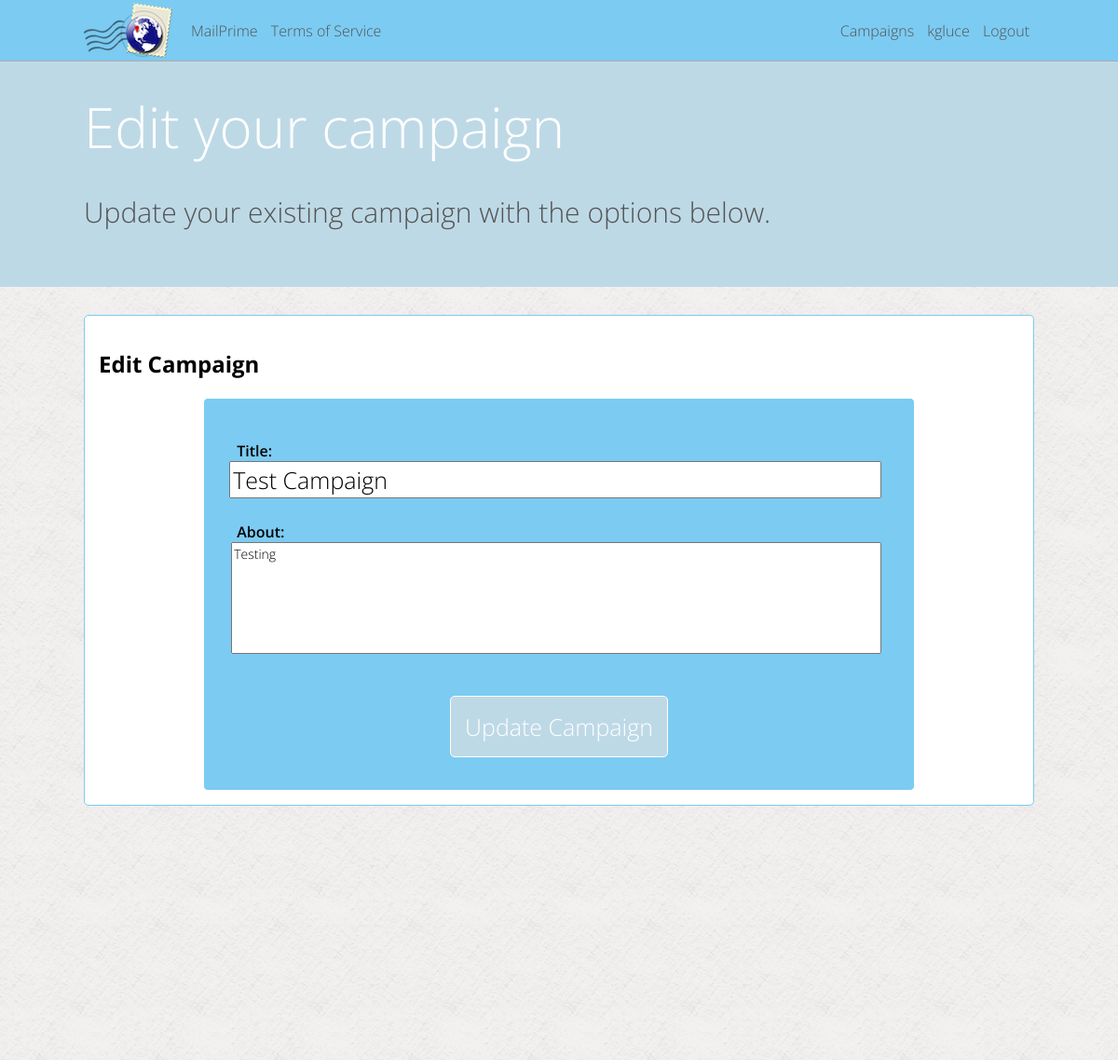
/kgluce/campaign-1/edit (signed in), run on an earlier commit of the app's database.
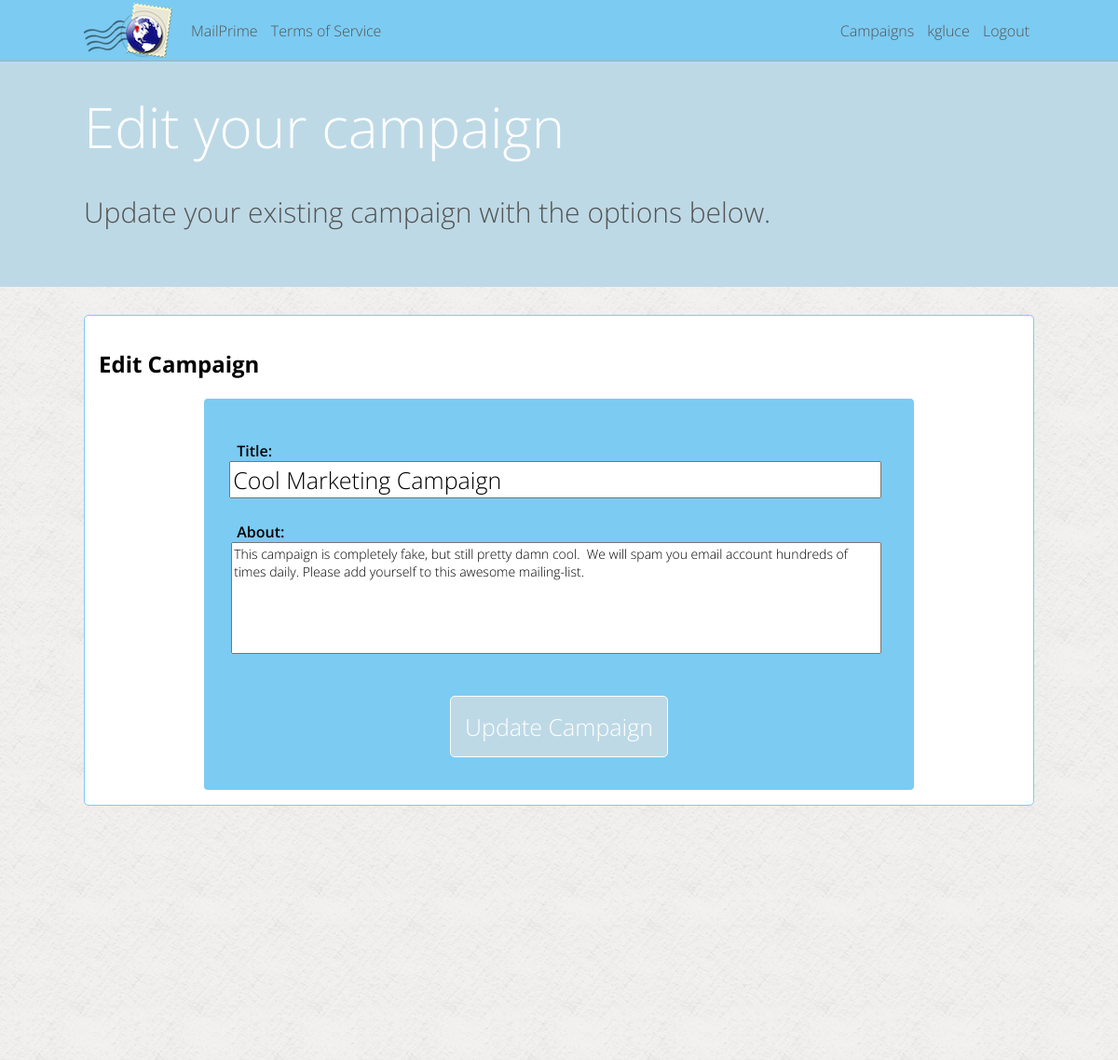
And on a later commit of the database.
### mailer/models.py (models this page shows, shortened)
class Campaign(models.Model):
	title = models.CharField(max_length=200)
	about = models.TextField()
	created_date = models.DateTimeField(auto_now_add=True, blank=True)
	updated_date = models.DateTimeField(auto_now=True)
	active = models.BooleanField(default=True)
	user = models.ForeignKey(User)

### mailer/campaign_views.py (the view, shortened to what this page needs)
# urls.py: url(r'^(\w+)/campaign-(\d+)/edit$', campaign_views.user_campaign_edit, name='user_campaign_edit'),
def user_campaign_edit(request, param_username, param_campaign_pk):
	page_vars = {"page_title": "Edit Campaign"}
	if current_user(request) and param_username == request.user.username:
		try:
			user_campaign = Campaign.objects.get(pk = param_campaign_pk)
		except Campaign.DoesNotExist:
			raise Http404
		if user_campaign.user != request.user:
			raise Http404
		page_vars['campaign'] = user_campaign
		if user_campaign.user == request.user:
			if request.method == "GET":
				action = request.GET.get('action')
				if action == "delete":
					Campaign.objects.filter(pk=param_campaign_pk).delete()
					messages.add_message(request, messages.SUCCESS, 'Successfully deleted Campaign')
					return HttpResponseRedirect('/' + request.user.username + '/campaigns')
				else:
					page_vars['form'] = CampaignForm(instance=user_campaign)
					csrfContext = RequestContext(request, page_vars)
					return render(request, 'campaign/edit.html', csrfContext)

### mailer/forms.py
class CampaignForm(forms.ModelForm):
	class Meta:
		model = Campaign
		fields = ['title', 'about']
		widgets = { 'about': forms.Textarea(attrs={'cols': 35, 'rows': 6})}

### mailer/lib.py (called while the page is built)
def current_user(request):
	if request.user.is_authenticated():
		return True
	else:
		return False

### mailer/templates/campaign/edit.html (shortened to what this page needs)
{% extends "_base.html" %}
{% block content %}
<div class="solid_bg">
<h1>Edit Campaign</h1>
<div class="form_wrapper">
<form id="new_campaign_form" method="post" action="/{{ user.username }}/campaign-{{ campaign.pk }}/edit">
	<ul class="form_item">
	{% for field in form.visible_fields %}
	<li>
		{{ field.label_tag }}
		{{ field }}
	</li>
	{% endfor %}
	</ul>
	<input type="submit" name="submit" value="Update Campaign" />
</form>
</div>
</div>
{% endblock %}
{% block header %}
<h5 id="header_title">Edit your campaign</h5>
<p id="header_desc">Update your existing campaign with the options below.</p>
{% endblock header %}

What changed in the data, as far as the page shows it:
changed Campaign: title "Test Campaign" → "Cool Marketing Campaign"; about "Testing" → "This campaign is completely fake, but still pretty damn cool. We will spam you email account hundreds of times daily. Please add yourself to this awesome mailing-list."
